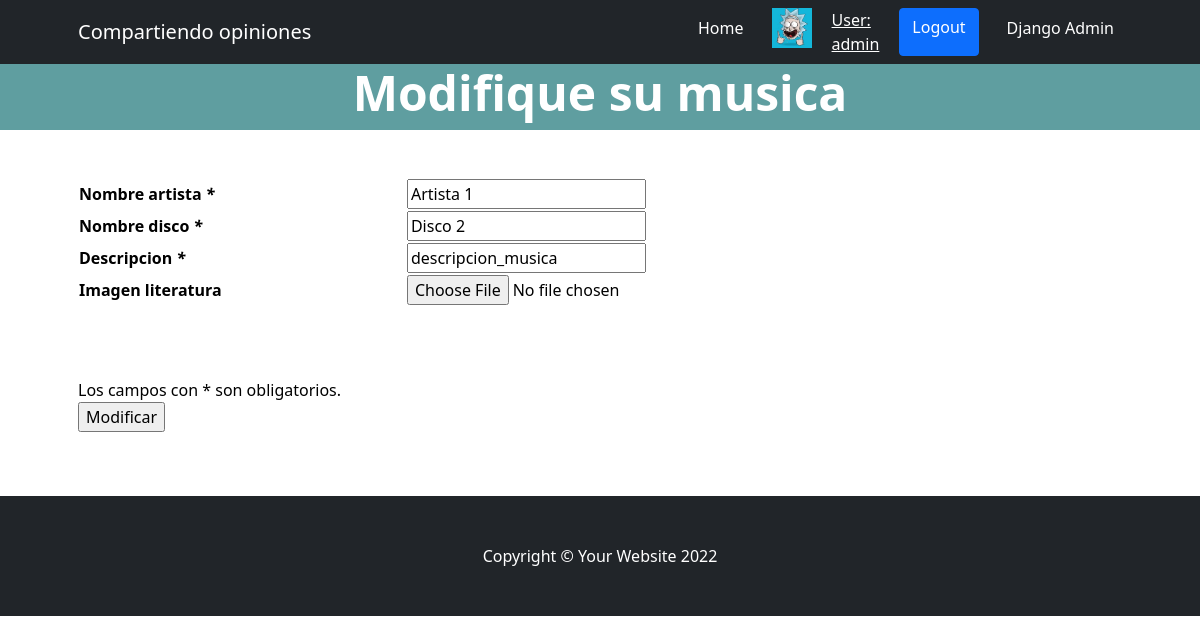
Before: /TPFinal/Musica/Modificar/1 (signed in) with the older database file.
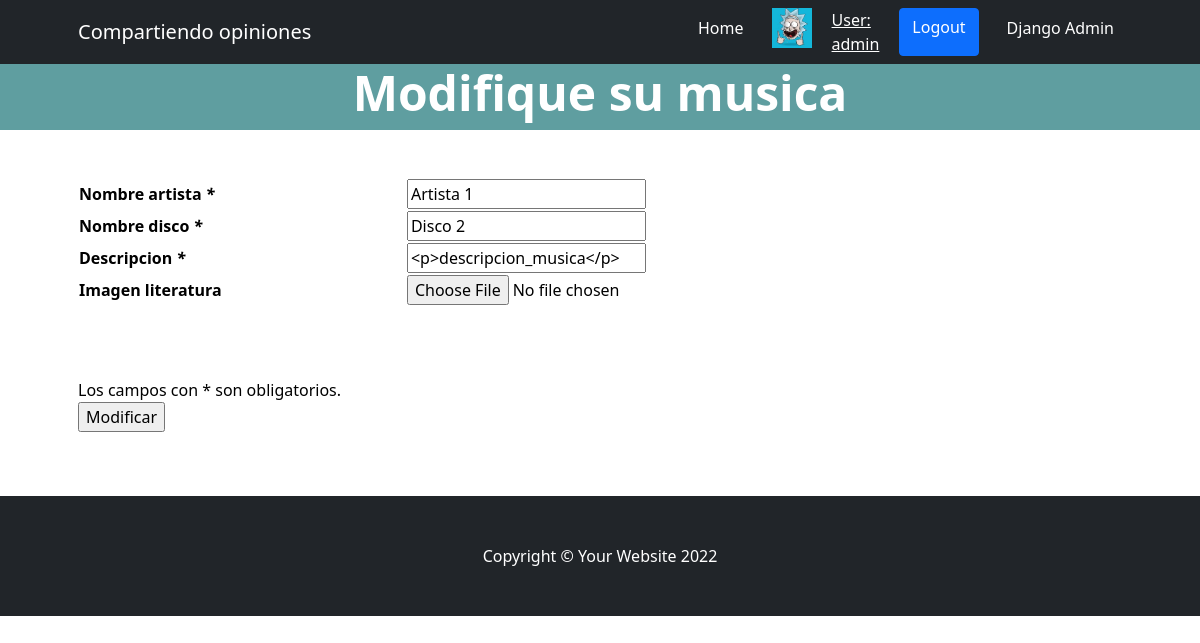
After: the same page with the newer database file.
### UserCoder/models.py (models this page shows)
class Avatar(models.Model):
    user = models.OneToOneField(User, on_delete=models.CASCADE) # Delete profile when user is deleted
    avatar = models.ImageField(upload_to='avatares', null=True, blank=True)

### AppTPFinal/models.py (models this page shows, shortened)
class Musica(models.Model):
    id_musica = models.AutoField(primary_key=True)
    nombre_artista_musica = models.CharField(max_length=50)
    nombre_disco_musica = models.CharField(max_length=50)
    descripcion_musica = RichTextField(blank=True, null=True)
    username_musica = models.CharField(max_length=50)
    fecha_creacion_musica = models.DateTimeField(auto_now_add=True)

### AppTPFinal/views.py (the view, shortened to what this page needs)
# urls.py: path('Musica/Modificar/<int:id_musica>', musica_modificar, name='TPFinalMusicaModificar'),
@login_required()
def musica_modificar(request, id_musica):
    mus = Musica.objects.get(id_musica=id_musica)
    musica_form = Musica_Form(initial={
        'nombre_artista_musica': mus.nombre_artista_musica,
        'nombre_disco_musica': mus.nombre_disco_musica,
        'descripcion_musica': mus.descripcion_musica,
        'username_musica': mus.username_musica,
    }
    )
    contexto = {
        'formulariomusica': musica_form,
        'musica': mus,
    }
    return render(request, 'AppCoder/musica/musicamodificar.html', contexto)

### AppTPFinal/forms.py
class Musica_Form(forms.Form):
    nombre_artista_musica = forms.CharField(max_length=50)
    nombre_disco_musica = forms.CharField(max_length=50)
    descripcion_musica = forms.CharField(widget=CKEditorWidget())
    imgmus = forms.ImageField(required=False)

### templates/AppCoder/musica/musicamodificar.html (shortened to what this page needs)
{% extends "index.html" %}
{% block bodytitleoptions %}
{% if user.is_authenticated %}
<a class="btn btn-primary" href="{% url 'UserCoderLogOut' %}"> Logout </a>
{% endif %}
{% endblock %}
{% block bodyheader %}
<h1 class="display-5 fw-bolder text-white mb-2">Modifique su musica</h1>
{% endblock %}
{% block bodyoptions %}
<section>
    <div class="datos-musica">
        <div class="container px-5 my-5">
            <div class="row gx-5">
                <form class="bodyoptionstittle" action="" method="post" enctype="multipart/form-data" novalidate>
                    <table style="width:100%">
                        {% for field in formulariomusica %}
                        <tr>
                            {% if field.label == "Nombre artista musica" %}
                            <th>Nombre artista <em>*</em></th>
                            {% endif %}
                            {% if field.label == "Nombre disco musica" %}
                            <th>Nombre disco <em>*</em></th>
                            {% endif %}
                            {% if field.label == "Descripcion musica" %}
                            <th>Descripcion <em>*</em></th>
                            {% endif %}
                            {% if field.label == "Imgmus" %}
                            <th>Imagen literatura</th>
                            {% endif %}
                            <th>{{ field }}</th>
                            <th>{{ field.media }}</th>
                        </tr>
                        {% endfor %}
                    </table>
                    <br>
                    <br> <br>
                    <label style="color: black;">Los campos con * son obligatorios.</label><br>
                    <p><input type="submit" value="Modificar" onclick="validate()"/></p>
                </form>
            </div>
        </div>
    </div>
</section>
{% endblock %}

### templates/index.html (shortened to what this page needs)
<!DOCTYPE html>
<html lang="en">
<head>
    {% load static %}
    <link href="https://cdn.jsdelivr.net/npm/bootstrap-icons@1.4.1/font/bootstrap-icons.css" rel="stylesheet"/>
    <link href="{% static 'AppCode/css/styles.css' %}" rel="stylesheet"/>
</head>
<body>
<nav class="navbar navbar-expand-lg navbar-dark bg-dark">
    <div class="container px-5">
        <a class="navbar-brand">Compartiendo opiniones</a>
        <div class="collapse navbar-collapse" id="navbarSupportedContent">
            <ul class="navbar-nav ms-auto mb-2 mb-lg-0">
                <li class="nav-item"><a class="nav-link active" aria-current="page" href="/TPFinal">Home</a>
                </li>
                <div class="space">
                </div>
                {% if request.user.is_authenticated %}
                    {% if request.user.avatar.avatar.url != "" %}
                    <img src="{{ request.user.avatar.avatar.url }}" alt="" width="40px" height="40px">
                    {% else %}
                    <td class="tddata"></td>
                    {% endif %}
                <div class="space">
                </div>
                <a style="color:white;" href="{% url 'TPFinalUsuariosModificar' user.username %}"> User: <br>{{ user.get_username }}</a>
                <div class="space">
                </div>
                {% endif %}
                {% block bodytitleoptions %}
                {% endblock %}
                <div class="space">
                </div>
                <li class="nav-item"><a class="nav-link active" aria-current="page" href="/admin">Django Admin</a>
                </li>
            </ul>
        </div>
    </div>
</nav>
<header class="bodyheader">
    <div class="container px-5">
        <div class="row gx-5 justify-content-center">
            <div class="col-lg-8">
                {% block bodyheader %}
                {% endblock %}
            </div>
        </div>
    </div>
</header>
{% block bodyoptions %}
{% endblock %}
<footer class="py-5 bg-dark">
    <div class="container px-5"><p class="m-0 text-center text-white">Copyright &copy; Your Website 2022</p></div>
</footer>
</body>
</html>

### templates/styles/styles.html (style rules this page uses)
.bodyheader { background-color:cadetblue; text-align: center; }
.space { width: 20px; height: auto; display: inline-block; }
.bodyoptionstittle { margin: auto; width: 420px; text-align: left; color:black; }

Changed rows visible on the page:
changed Musica "Artista 1": descripcion_musica "descripcion_musica" → "<p>descripcion_musica</p>"
